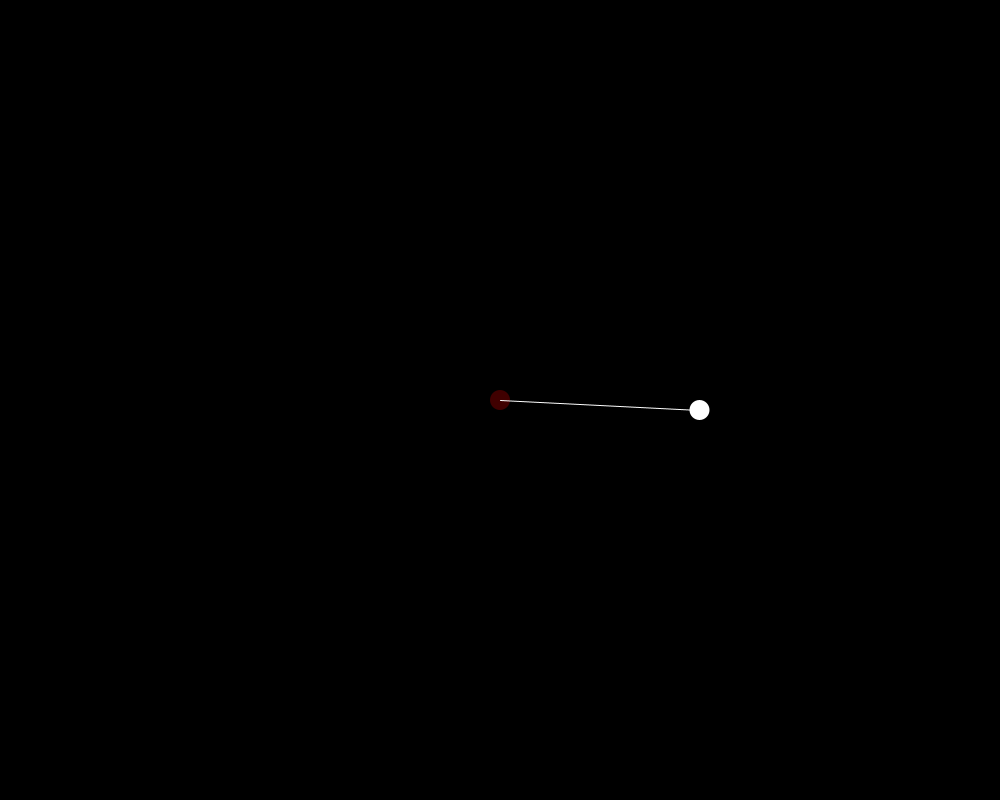
Frame 1 (no input)
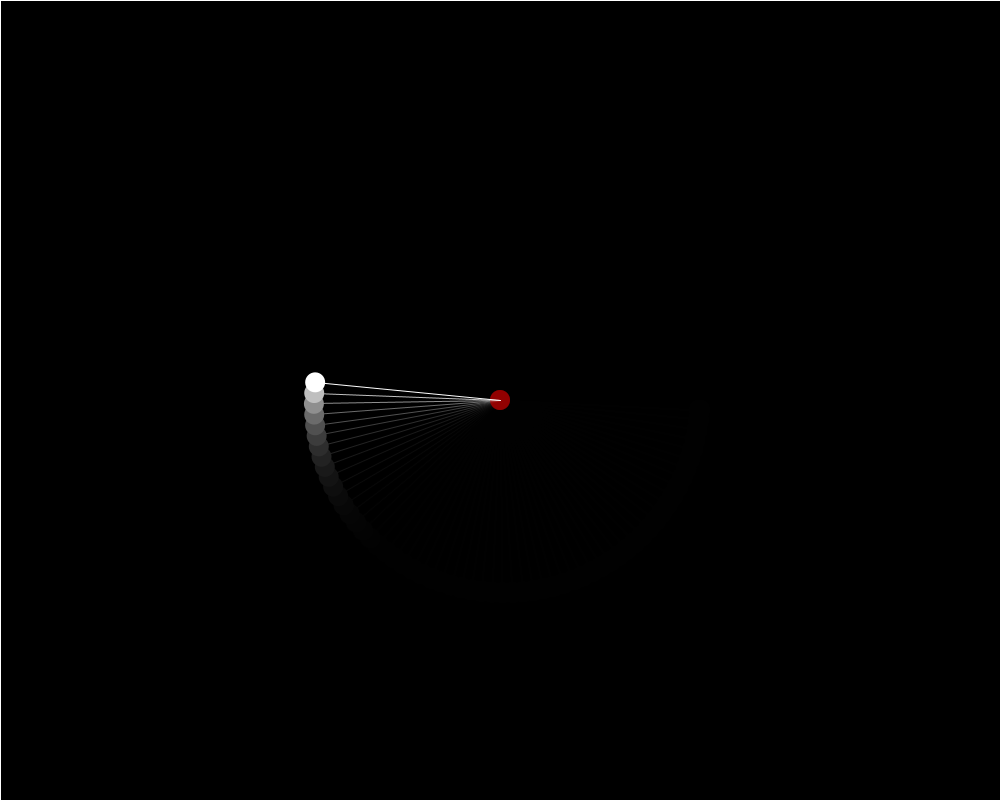
Frame 60 (the mouse pressed at the canvas centre just before this capture)
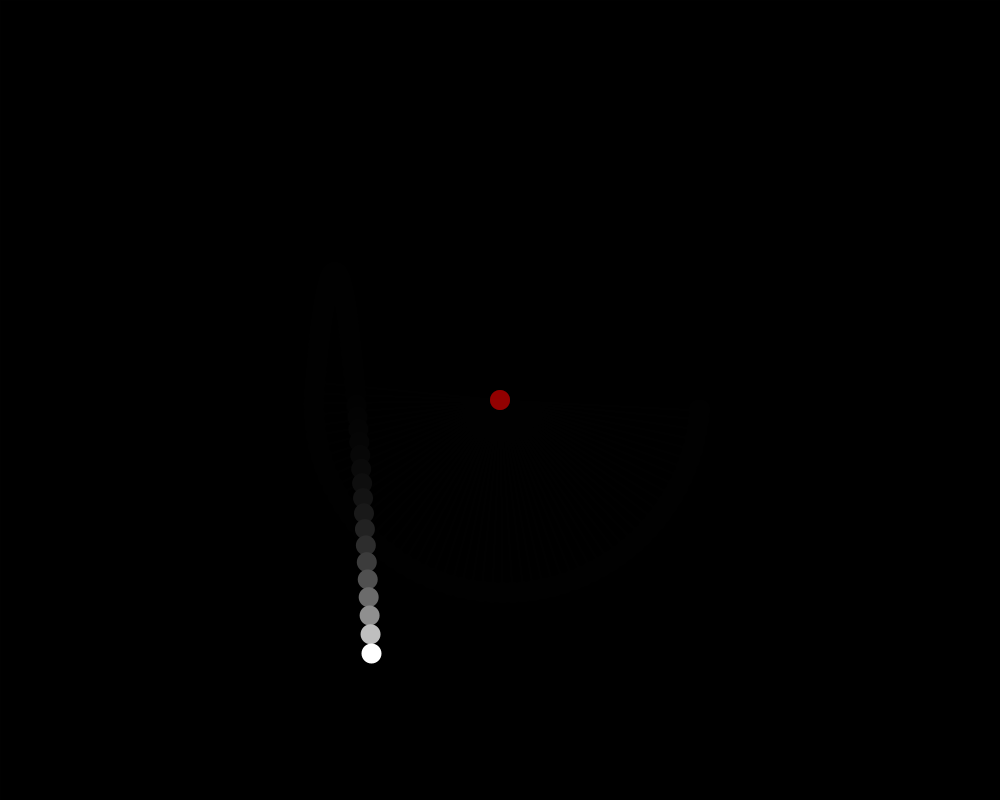
Frame 120 (the mouse held since frame 60 and released just before this capture)

The Processing sketch that drew these frames (run headless with seeded random() and noise(); from frame 60 on, the mouse is pressed at the canvas centre):

// Processing sketch: processing_171762
// ── processing_171762.pde

Particle p; // particle
PVector g; // gravity
PVector t; // tension
PVector c; // center
boolean cut = false;

void setup() {
  size(1000, 800);
  c = new PVector(width/2, height/2);
  p = new Particle(1, c.x + 200, c.y, 0, 10, color(255));
  g = new PVector(0, 0.5 * p.mass);
  background(0);
}

void draw() {
    fill(color(0, 256 / 4));
    rect(0, 0, width, height);
    // find tension
    t = PVector.sub(c, p.location);
    t.normalize();
    t.mult(p.velocity.mag() * p.velocity.mag());
    t.mult(p.mass);
    t.div(p.location.dist(c));
    t.sub(g.get());
    p.applyForce(g);
    if(!cut) {
        p.applyForce(t);
    }
    p.update();
    p.checkEdges();
    p.display();
    fill(color(255, 0, 0, 256 / 4));
    noStroke();
    ellipse(c.x, c.y, 20, 20);
    if(!cut) {
        stroke(color(255));
        line(c.x, c.y, p.location.x, p.location.y);
    }
}

void keyPressed() {
    if(!cut) {
        cut = true;
    }
    else {
        cut = false;
        c = new PVector(width/2, height/2);
      p = new Particle(1, c.x + 200, c.y, 0, 10, color(255));
      g = new PVector(0, 0.5 * p.mass);
    }
}

void mousePressed() {
    if(!cut) {
        cut = true;
    }
    else {
        cut = false;
        c = new PVector(width/2, height/2);
      p = new Particle(1, c.x + 200, c.y, 0, 10, color(255));
      g = new PVector(0, 0.5 * p.mass);
    }
}

class Particle {
    Particle(float m, float x, float y, float vx, float vy, color c_) {
        mass = m;
        location = new PVector(x, y);
        velocity = new PVector(vx, vy);
        acceleration = new PVector(0, 0);
        c = c_;
    }

    void applyForce(PVector force) {
        PVector f = PVector.div(force, mass);
        acceleration.add(f);
    }

    void update() {
        velocity.add(acceleration);
        location.add(velocity);
        acceleration.mult(0);
    }

    void display() {
        noStroke();
        fill(c);
        ellipse(location.x, location.y, mass * 20, mass * 20);
    }

    void checkEdges() {
        if(location.x > width) {
            location.x = width;
            velocity.x *= -1;
        }
        else if(location.x < 0) {
            location.x = 0;
            velocity.x *= -1;
        }
        if(location.y > height) {
            location.y = height;
            velocity.y *= -1;
        }
        else if(location.y < 0) {
            location.y = 0;
            velocity.y *= -1;
        }
    }

    PVector location, velocity, acceleration;
    float mass;
    color c;
};
